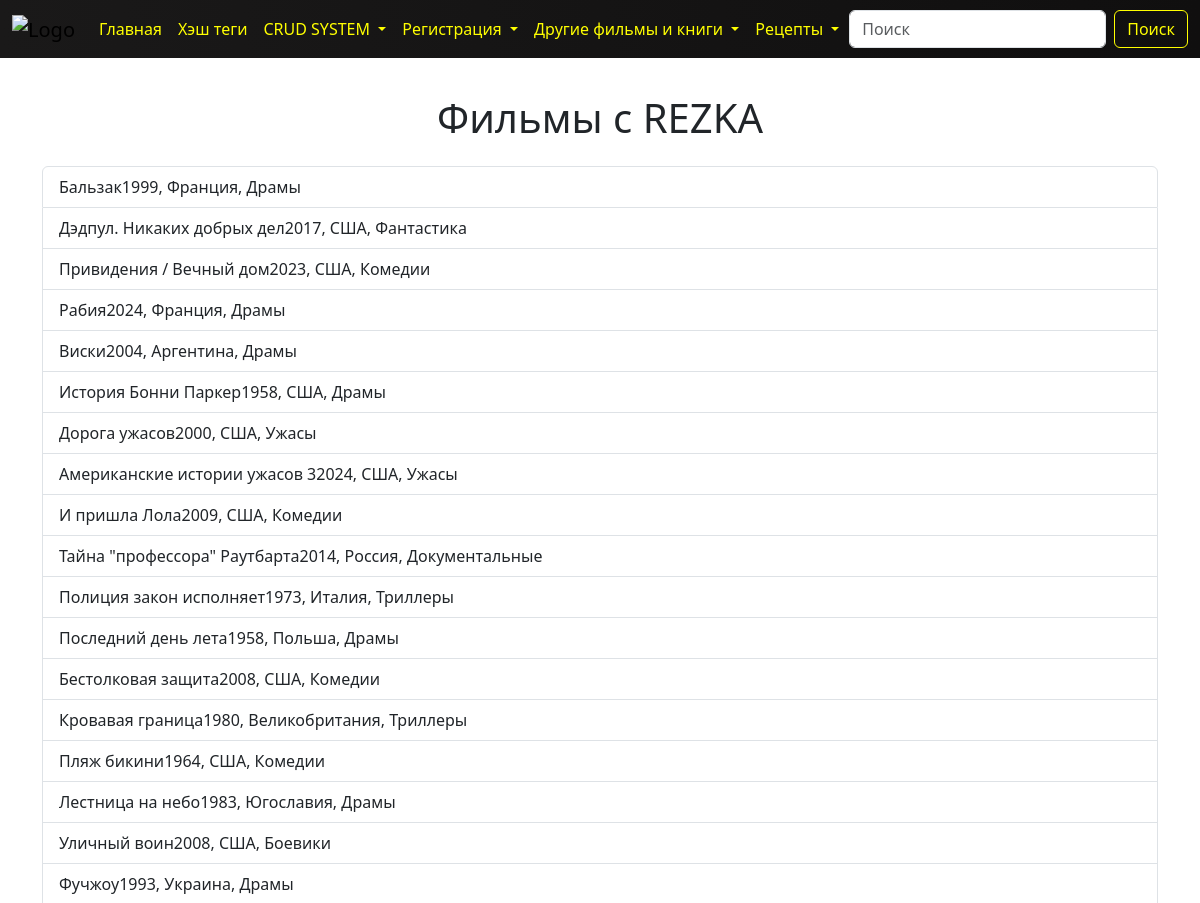
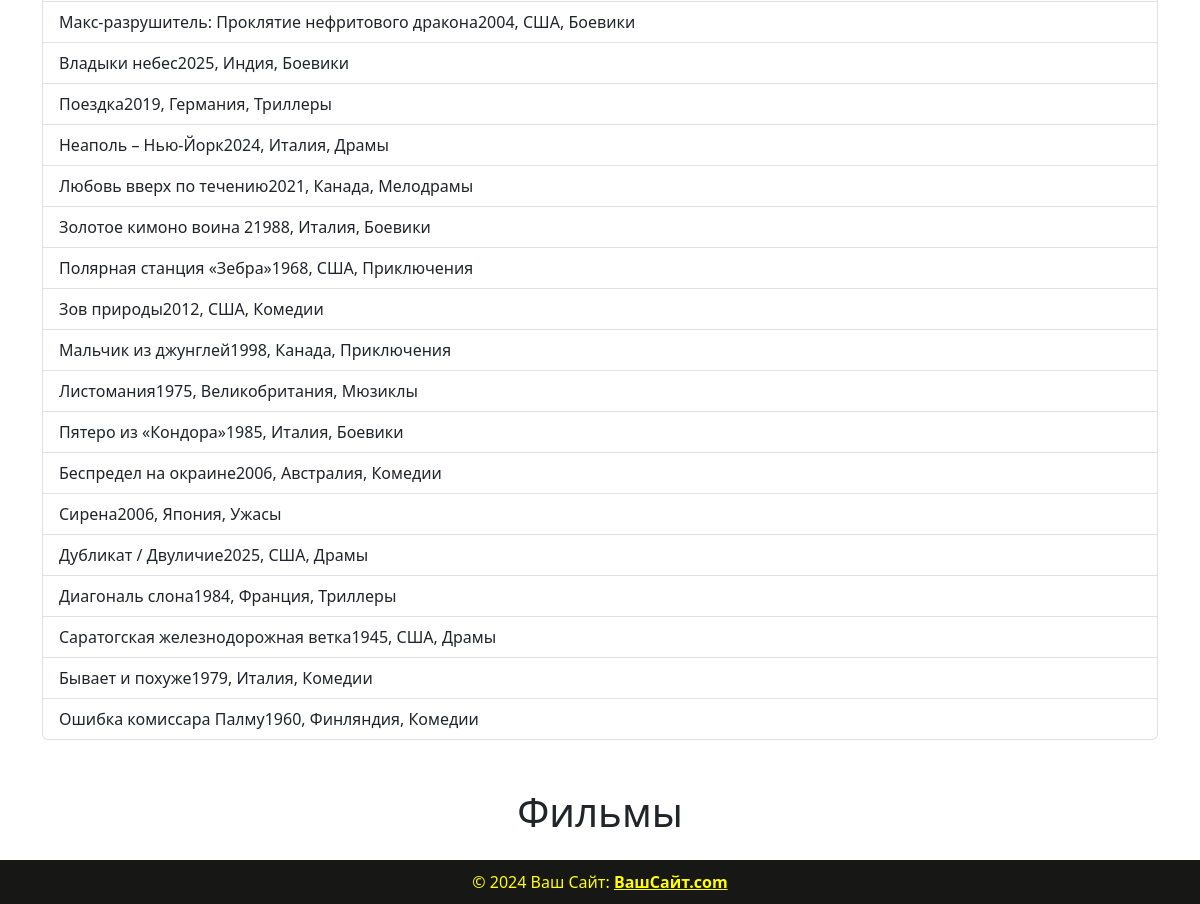
Page /rezka_list/ on the committed database (2 pictures, top to bottom).
### parser_app/models.py (models this page shows, shortened)
class RezkaFilmsModel(models.Model):
    title = models.CharField(max_length=500)

### parser_app/views.py (the view)
# urls.py: path("rezka_list/", views.RezkaFilmListView.as_view(), name="rezka_list"),
class RezkaFilmListView(generic.ListView):
    template_name = 'parser/rezka_film_list.html'
    context_object_name = 'rezka'
    model = models.RezkaFilmsModel
    def get_queryset(self):
        return models.RezkaFilmsModel.objects.all()

### templates/parser/rezka_film_list.html (shortened to what this page needs)
{% load static %}
<!DOCTYPE html>
<html lang="en">
<head>
    <link href="https://cdn.jsdelivr.net/npm/bootstrap@5.3.3/dist/css/bootstrap.min.css" rel="stylesheet"
>
    <link rel="stylesheet" href="{% static 'css/book.css'%}">
</head>
<body>
{% include 'components/header.html' %}
<div class="container mt-4">
    <h1 class="text-center mb-4">Фильмы с REZKA</h1>
    <ul class="list-group mb-5">
        {% for i in rezka %}
        <li class="list-group-item">
            <p class="mb-0">{{ i.title }}</p>
        </li>
        {% endfor %}
    </ul>
    <h1 class="text-center mb-4">Фильмы</h1>
</div>
 {% include 'components/footer.html' %}
</body>
</html>

### static/css/book.css (style rules this page uses)
body { display: flex; flex-direction: column; min-height: 100vh; padding-top: 70px; background: url("https://i.pinimg.com/736x/e3/7d/a9/e37da92d1e32051af32a81a8950733f3.jpg"); background-repeat: no-repeat; background-size: cover; background-position: center; }

### rows in the picture
RezkaFilmsModel: title "Бальзак1999, Франция, Драмы"
RezkaFilmsModel: title "Дэдпул. Никаких добрых дел2017, США, Фантастика"
RezkaFilmsModel: title "Привидения / Вечный дом2023, США, Комедии"
RezkaFilmsModel: title "Рабия2024, Франция, Драмы"
RezkaFilmsModel: title "Виски2004, Аргентина, Драмы"
RezkaFilmsModel: title "История Бонни Паркер1958, США, Драмы"
RezkaFilmsModel: title "Дорога ужасов2000, США, Ужасы"
RezkaFilmsModel: title "Американские истории ужасов 32024, США, Ужасы"
RezkaFilmsModel: title "И пришла Лола2009, США, Комедии"
RezkaFilmsModel: title "Тайна \"профессора\" Раутбарта2014, Россия, Документальные"
RezkaFilmsModel: title "Полиция закон исполняет1973, Италия, Триллеры"
RezkaFilmsModel: title "Последний день лета1958, Польша, Драмы"
RezkaFilmsModel: title "Бестолковая защита2008, США, Комедии"
RezkaFilmsModel: title "Кровавая граница1980, Великобритания, Триллеры"
RezkaFilmsModel: title "Пляж бикини1964, США, Комедии"
RezkaFilmsModel: title "Лестница на небо1983, Югославия, Драмы"
RezkaFilmsModel: title "Уличный воин2008, США, Боевики"
RezkaFilmsModel: title "Фучжоу1993, Украина, Драмы"
RezkaFilmsModel: title "Макс-разрушитель: Проклятие нефритового дракона2004, США, Боевики"
RezkaFilmsModel: title "Владыки небес2025, Индия, Боевики"
RezkaFilmsModel: title "Поездка2019, Германия, Триллеры"
RezkaFilmsModel: title "Неаполь – Нью-Йорк2024, Италия, Драмы"
RezkaFilmsModel: title "Любовь вверх по течению2021, Канада, Мелодрамы"
RezkaFilmsModel: title "Золотое кимоно воина 21988, Италия, Боевики"
RezkaFilmsModel: title "Полярная станция «Зебра»1968, США, Приключения"
RezkaFilmsModel: title "Зов природы2012, США, Комедии"
RezkaFilmsModel: title "Мальчик из джунглей1998, Канада, Приключения"
RezkaFilmsModel: title "Листомания1975, Великобритания, Мюзиклы"
RezkaFilmsModel: title "Пятеро из «Кондора»1985, Италия, Боевики"
RezkaFilmsModel: title "Беспредел на окраине2006, Австралия, Комедии"
RezkaFilmsModel: title "Сирена2006, Япония, Ужасы"
RezkaFilmsModel: title "Дубликат / Двуличие2025, США, Драмы"
RezkaFilmsModel: title "Диагональ слона1984, Франция, Триллеры"
RezkaFilmsModel: title "Саратогская железнодорожная ветка1945, США, Драмы"
RezkaFilmsModel: title "Бывает и похуже1979, Италия, Комедии"
RezkaFilmsModel: title "Ошибка комиссара Палму1960, Финляндия, Комедии"
